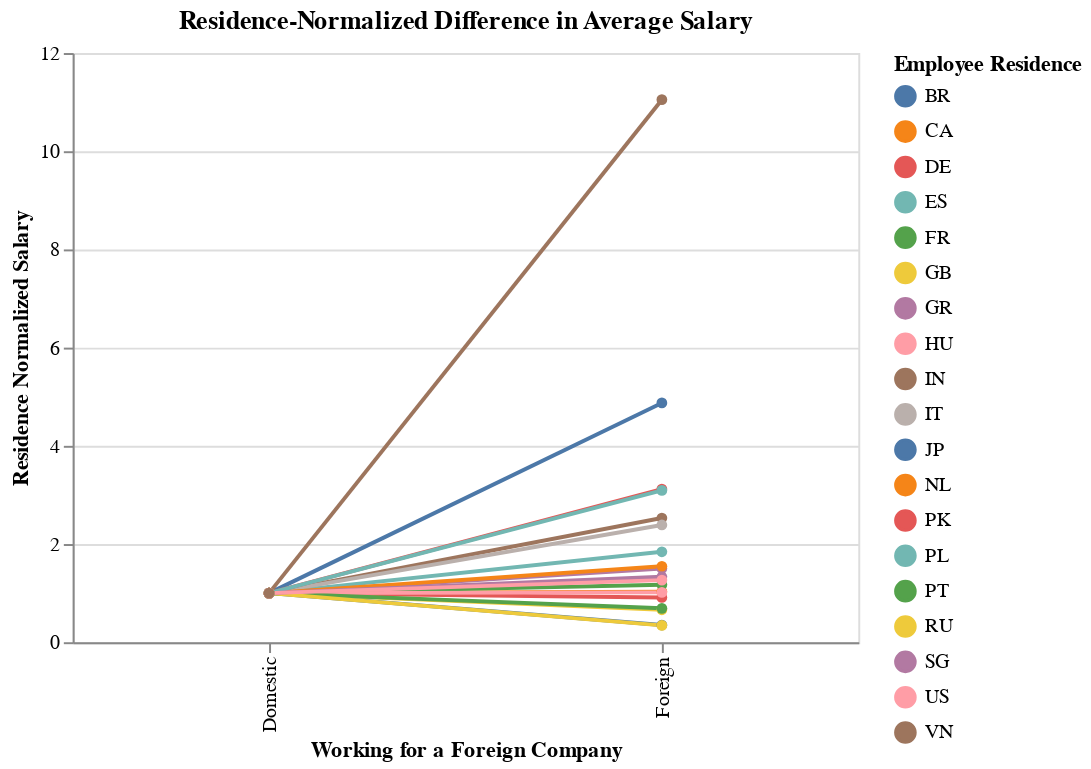

The code cell stored with this chart in its notebook:
### Code cell
#| echo: false

chart = alt.Chart(melted_increase).mark_line(point=True).encode(
    x=alt.X('Working for a Foreign Company', type="nominal"),
    y=alt.Y('Residence Normalized Salary', type="quantitative"),
    color='Employee Residence',
    order='Employee Residence',
    tooltip=["Residence Normalized Salary", "Employee Residence"]
).properties(
    title='Residence-Normalized Difference in Average Salary',
    width=WIDTH,
    height=HEIGHT
)
chart

### Figure 1 — Vega-Lite specification as saved in the notebook (floating-point values rounded to 4 significant figures)
{"config": {"view": {"continuousWidth": 400, "continuousHeight": 300}}, "data": {"name": "data-ec53fe63033989c65c665743fa348ecb"}, "mark": {"type": "line", "point": true}, "encoding": {"color": {"type": "nominal", "field": "Employee Residence"}, "order": {"type": "nominal", "field": "Employee Residence"}, "tooltip": [{"type": "quantitative", "field": "Residence Normalized Salary"}, {"type": "nominal", "field": "Employee Residence"}], "x": {"type": "nominal", "field": "Working for a Foreign Company"}, "y": {"type": "quantitative", "field": "Residence Normalized Salary"}}, "height": 300, "title": "Residence-Normalized Difference in Average Salary", "width": 400, "$schema": "https://vega.github.io/schema/vega-lite/v4.8.1.json", "datasets": {"data-ec53fe63033989c65c665743fa348ecb": [{"Employee Residence": "BR", "Working for a Foreign Company": "Domestic", "Residence Normalized Salary": 1.0}, {"Employee Residence": "CA", "Working for a Foreign Company": "Domestic", "Residence Normalized Salary": 1.0}, {"Employee Residence": "DE", "Working for a Foreign Company": "Domestic", "Residence Normalized Salary": 1.0}, {"Employee Residence": "ES", "Working for a Foreign Company": "Domestic", "Residence Normalized Salary": 1.0}, {"Employee Residence": "FR", "Working for a Foreign Company": "Domestic", "Residence Normalized Salary": 1.0}, {"Employee Residence": "GB", "Working for a Foreign Company": "Domestic", "Residence Normalized Salary": 1.0}, {"Employee Residence": "GR", "Working for a Foreign Company": "Domestic", "Residence Normalized Salary": 1.0}, {"Employee Residence": "HU", "Working for a Foreign Company": "Domestic", "Residence Normalized Salary": 1.0}, {"Employee Residence": "IN", "Working for a Foreign Company": "Domestic", "Residence Normalized Salary": 1.0}, {"Employee Residence": "IT", "Working for a Foreign Company": "Domestic", "Residence Normalized Salary": 1.0}, {"Employee Residence": "JP", "Working for a Foreign Company": "Domestic", "Residence Normalized Salary": 1.0}, {"Employee Residence": "NL", "Working for a Foreign Company": "Domestic", "Residence Normalized Salary": 1.0}, {"Employee Residence": "PK", "Working for a Foreign Company": "Domestic", "Residence Normalized Salary": 1.0}, {"Employee Residence": "PL", "Working for a Foreign Company": "Domestic", "Residence Normalized Salary": 1.0}, {"Employee Residence": "PT", "Working for a Foreign Company": "Domestic", "Residence Normalized Salary": 1.0}, {"Employee Residence": "RU", "Working for a Foreign Company": "Domestic", "Residence Normalized Salary": 1.0}, {"Employee Residence": "SG", "Working for a Foreign Company": "Domestic", "Residence Normalized Salary": 1.0}, {"Employee Residence": "US", "Working for a Foreign Company": "Domestic", "Residence Normalized Salary": 1.0}, {"Employee Residence": "VN", "Working for a Foreign Company": "Domestic", "Residence Normalized Salary": 1.0}, {"Employee Residence": "BR", "Working for a Foreign Company": "Foreign", "Residence Normalized Salary": 4.874}, {"Employee Residence": "CA", "Working for a Foreign Company": "Foreign", "Residence Normalized Salary": 1.031}, {"Employee Residence": "DE", "Working for a Foreign Company": "Foreign", "Residence Normalized Salary": 0.9124}, {"Employee Residence": "ES", "Working for a Foreign Company": "Foreign", "Residence Normalized Salary": 1.843}, {"Employee Residence": "FR", "Working for a Foreign Company": "Foreign", "Residence Normalized Salary": 1.172}, {"Employee Residence": "GB", "Working for a Foreign Company": "Foreign", "Residence Normalized Salary": 0.6612}, {"Employee Residence": "GR", "Working for a Foreign Company": "Foreign", "Residence Normalized Salary": 1.502}, {"Employee Residence": "HU", "Working for a Foreign Company": "Foreign", "Residence Normalized Salary": 1.015}, {"Employee Residence": "IN", "Working for a Foreign Company": "Foreign", "Residence Normalized Salary": 2.529}, {"Employee Residence": "IT", "Working for a Foreign Company": "Foreign", "Residence Normalized Salary": 2.388}, {"Employee Residence": "JP", "Working for a Foreign Company": "Foreign", "Residence Normalized Salary": 0.3505}, {"Employee Residence": "NL", "Working for a Foreign Company": "Foreign", "Residence Normalized Salary": 1.547}, {"Employee Residence": "PK", "Working for a Foreign Company": "Foreign", "Residence Normalized Salary": 3.119}, {"Employee Residence": "PL", "Working for a Foreign Company": "Foreign", "Residence Normalized Salary": 3.092}, {"Employee Residence": "PT", "Working for a Foreign Company": "Foreign", "Residence Normalized Salary": 0.6905}, {"Employee Residence": "RU", "Working for a Foreign Company": "Foreign", "Residence Normalized Salary": 0.3429}, {"Employee Residence": "SG", "Working for a Foreign Company": "Foreign", "Residence Normalized Salary": 1.333}, {"Employee Residence": "US", "Working for a Foreign Company": "Foreign", "Residence Normalized Salary": 1.265}, {"Employee Residence": "VN", "Working for a Foreign Company": "Foreign", "Residence Normalized Salary": 11.05}]}}
